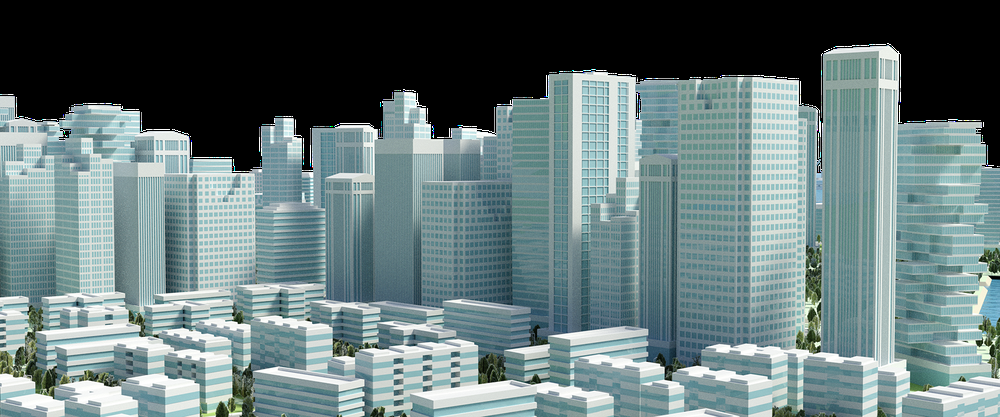
#> input picture Detecting and Matching Features/pics/building.png, 1000 x 417 px, shrunk from 1800 x 750 before the run
$ jupyter execute 'ORB (Oriented FAST and Rotated BRIEF) Detection.ipynb'   (shell and % lines are left out)
#> lines starting #> are read from the running program, lines starting #| are printed output that depends on the picture; after the words box and inside, x2 and y2 are one past the last pixel; in counts of white or black regions, pixels touching at a corner belong together
[cell 1]
import numpy as np
import matplotlib.pyplot as plt
import cv2

def _plot_mulitple(img1, img2):
    """
    Converts an image from BGR to RGB and plots
    """

    fig, ax = plt.subplots(nrows=1, ncols=2)

    ax[0].imshow(cv2.cvtColor(img1, cv2.COLOR_BGR2RGB))
    ax[0].set_title('Image 1')
    ax[0].axis('off')

    ax[1].imshow(cv2.cvtColor(img2, cv2.COLOR_BGR2RGB))
    ax[1].set_title('Image 2')
    ax[1].axis('off')

    plt.show()

def _compute_orb_keypoints(filename):
    """
    Reads image from filename and computes ORB keypoints
    Returns image, keypoints and descriptors.
    """
    # load image
    img = cv2.imread(filename)

    # create orb object
    orb = cv2.ORB_create()

    # set parameters
    orb.setScoreType(cv2.FAST_FEATURE_DETECTOR_TYPE_9_16)
    orb.setWTA_K(3)

    # detect keypoints
    kp = orb.detect(img,None)

    # for detected keypoints compute descriptors.
    kp, des = orb.compute(img, kp)
    return img,kp, des

def _draw_keyp(img, kp):
    """
    Takes image and keypoints and plots on the same images
    Does not display it.
    """
    cv2.drawKeypoints(img,kp,img, color=(255,0,0), flags=2)
    return img


def _plot_img(img, figsize=(12,8)):
    """
    Plots image using matplotlib for the given figsize
    """
    fig = plt.figure(figsize=figsize)
    ax = fig.add_subplot(1,1,1)

    # image need to be converted to RGB format for plotting
    ax.imshow(cv2.cvtColor(img, cv2.COLOR_BGR2RGB))
    plt.axis('off')
    plt.title('ORB keypoints')
    plt.show()


def main():
    # read an image
    filename = 'pics/building.png'
    # compute ORB keypoints
    img1,kp1, des1 = _compute_orb_keypoints(filename)
#> in _compute_orb_keypoints, img is the input picture: shape (417, 1000, 3); mean B, G, R 121, 120.3, 101.9
#> in _compute_orb_keypoints, `kp = orb.detect(img,None)`: kp = 505 keypoints; strongest (x, y, size): (790, 78, 31), (274, 118, 31), (950, 119, 31), (292, 116, 31)
#> kp1 has the same summary as kp in _compute_orb_keypoints
    # draw keypoints on image
    img1 = _draw_keyp(img1, kp1)
#> in _draw_keyp, `cv2.drawKeypoints(img,kp,img, color=(255,0,0), flags=2)`:
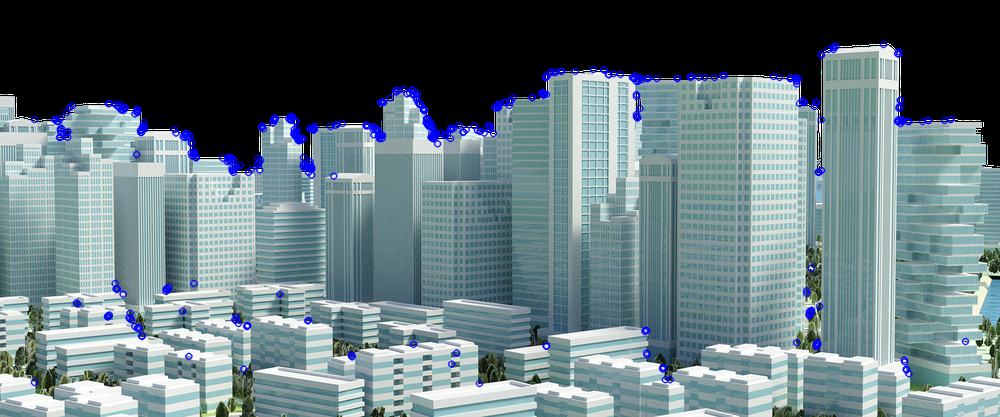
#> img: shape (417, 1000, 3); 2.65% of pixels changed, all inside (x1, y1, x2, y2) = (30, 40, 970, 388)
    # plot one image image with keypoints
    _plot_img(img1)


if __name__ == '__main__':
    main()


$ run again, with Detecting and Matching Features/pics/outdoor.jpg saved as Detecting and Matching Features/pics/building.png
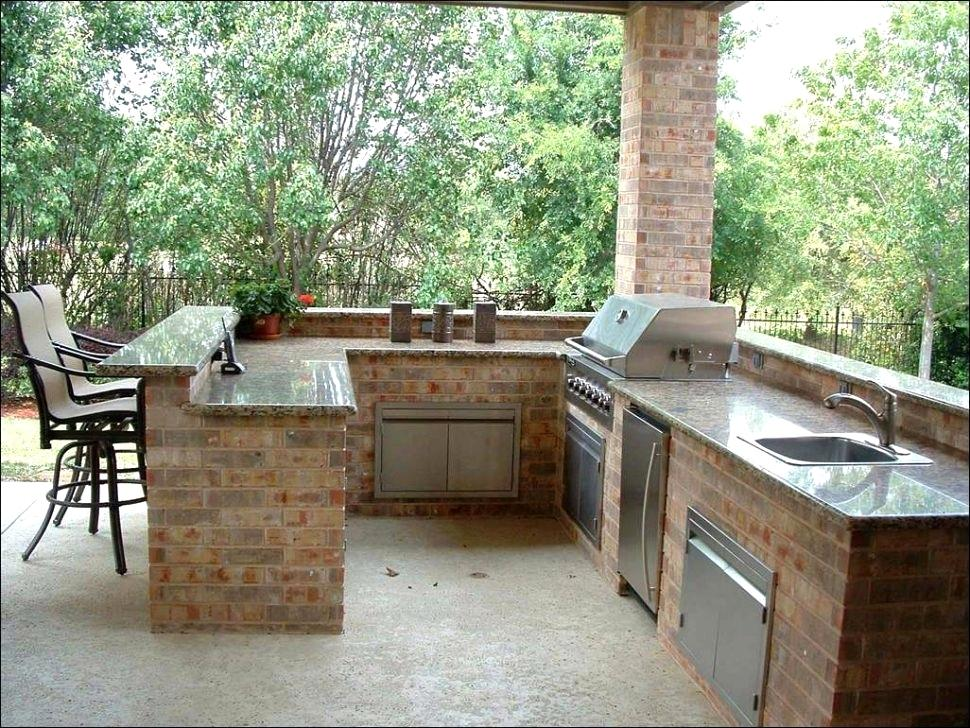
#> input picture Detecting and Matching Features/pics/outdoor.jpg, 970 x 728 px
#> in _compute_orb_keypoints, img is the input picture: shape (728, 970, 3); mean B, G, R 126.5, 148, 143.8
#> kp = 507 keypoints; strongest (x, y, size): (50, 422, 37.2), (119, 508, 31), (77, 424, 37.2), (77, 429, 31)
#> kp1 has the same summary as kp in _compute_orb_keypoints
#> in _draw_keyp, `cv2.drawKeypoints(img,kp,img, color=(255,0,0), flags=2)`:
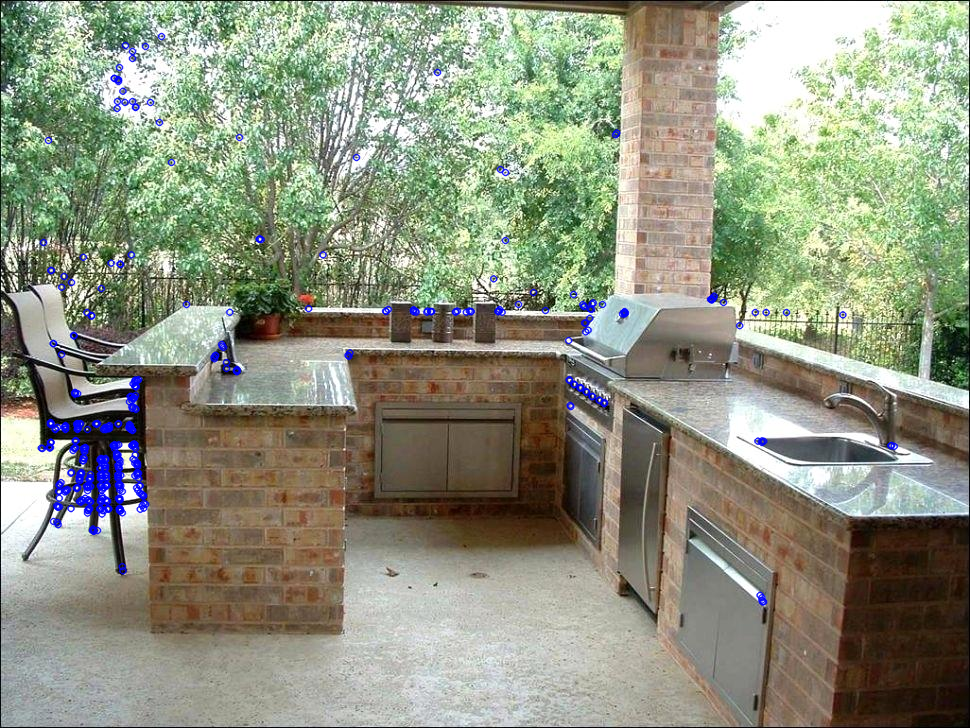
#> img: shape (728, 970, 3); 1.56% of pixels changed, all inside (x1, y1, x2, y2) = (37, 32, 899, 606)
